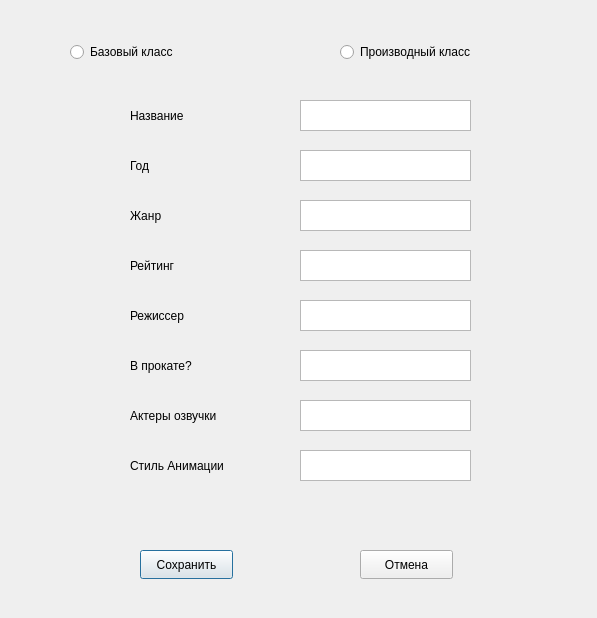
<?xml version="1.0" encoding="UTF-8"?>
<ui version="4.0">
 <class>AddDialog</class>
 <widget class="QDialog" name="AddDialog">
  <property name="geometry">
   <rect>
    <x>0</x>
    <y>0</y>
    <width>597</width>
    <height>618</height>
   </rect>
  </property>
  <property name="windowTitle">
   <string>Dialog</string>
  </property>
  <widget class="QLabel" name="label_4">
   <property name="geometry">
    <rect>
     <x>130</x>
     <y>250</y>
     <width>111</width>
     <height>31</height>
    </rect>
   </property>
   <property name="layoutDirection">
    <enum>Qt::LayoutDirection::LeftToRight</enum>
   </property>
   <property name="styleSheet">
    <string notr="true">font: 11pt &quot;Segoe UI&quot;;</string>
   </property>
   <property name="text">
    <string>Рейтинг</string>
   </property>
   <property name="textFormat">
    <enum>Qt::TextFormat::AutoText</enum>
   </property>
  </widget>
  <widget class="QLabel" name="label_6">
   <property name="geometry">
    <rect>
     <x>130</x>
     <y>350</y>
     <width>111</width>
     <height>31</height>
    </rect>
   </property>
   <property name="layoutDirection">
    <enum>Qt::LayoutDirection::LeftToRight</enum>
   </property>
   <property name="styleSheet">
    <string notr="true">font: 11pt &quot;Segoe UI&quot;;</string>
   </property>
   <property name="text">
    <string>В прокате?</string>
   </property>
   <property name="textFormat">
    <enum>Qt::TextFormat::AutoText</enum>
   </property>
  </widget>
  <widget class="QTextEdit" name="textEdit_3">
   <property name="geometry">
    <rect>
     <x>300</x>
     <y>200</y>
     <width>171</width>
     <height>31</height>
    </rect>
   </property>
  </widget>
  <widget class="QTextEdit" name="textEdit">
   <property name="geometry">
    <rect>
     <x>300</x>
     <y>100</y>
     <width>171</width>
     <height>31</height>
    </rect>
   </property>
  </widget>
  <widget class="QTextEdit" name="textEdit_6">
   <property name="geometry">
    <rect>
     <x>300</x>
     <y>350</y>
     <width>171</width>
     <height>31</height>
    </rect>
   </property>
  </widget>
  <widget class="QLabel" name="label_3">
   <property name="geometry">
    <rect>
     <x>130</x>
     <y>200</y>
     <width>111</width>
     <height>31</height>
    </rect>
   </property>
   <property name="layoutDirection">
    <enum>Qt::LayoutDirection::LeftToRight</enum>
   </property>
   <property name="styleSheet">
    <string notr="true">font: 11pt &quot;Segoe UI&quot;;</string>
   </property>
   <property name="text">
    <string>Жанр</string>
   </property>
   <property name="textFormat">
    <enum>Qt::TextFormat::AutoText</enum>
   </property>
  </widget>
  <widget class="QTextEdit" name="textEdit_7">
   <property name="geometry">
    <rect>
     <x>300</x>
     <y>400</y>
     <width>171</width>
     <height>31</height>
    </rect>
   </property>
  </widget>
  <widget class="QLabel" name="label_7">
   <property name="geometry">
    <rect>
     <x>130</x>
     <y>400</y>
     <width>131</width>
     <height>31</height>
    </rect>
   </property>
   <property name="layoutDirection">
    <enum>Qt::LayoutDirection::LeftToRight</enum>
   </property>
   <property name="styleSheet">
    <string notr="true">font: 11pt &quot;Segoe UI&quot;;</string>
   </property>
   <property name="text">
    <string>Актеры озвучки</string>
   </property>
   <property name="textFormat">
    <enum>Qt::TextFormat::AutoText</enum>
   </property>
  </widget>
  <widget class="QTextEdit" name="textEdit_4">
   <property name="geometry">
    <rect>
     <x>300</x>
     <y>250</y>
     <width>171</width>
     <height>31</height>
    </rect>
   </property>
  </widget>
  <widget class="QTextEdit" name="textEdit_2">
   <property name="geometry">
    <rect>
     <x>300</x>
     <y>150</y>
     <width>171</width>
     <height>31</height>
    </rect>
   </property>
  </widget>
  <widget class="QLabel" name="label_8">
   <property name="geometry">
    <rect>
     <x>130</x>
     <y>450</y>
     <width>141</width>
     <height>31</height>
    </rect>
   </property>
   <property name="layoutDirection">
    <enum>Qt::LayoutDirection::LeftToRight</enum>
   </property>
   <property name="styleSheet">
    <string notr="true">font: 11pt &quot;Segoe UI&quot;;</string>
   </property>
   <property name="text">
    <string>Стиль Анимации</string>
   </property>
   <property name="textFormat">
    <enum>Qt::TextFormat::AutoText</enum>
   </property>
  </widget>
  <widget class="QTextEdit" name="textEdit_8">
   <property name="geometry">
    <rect>
     <x>300</x>
     <y>450</y>
     <width>171</width>
     <height>31</height>
    </rect>
   </property>
  </widget>
  <widget class="QTextEdit" name="textEdit_5">
   <property name="geometry">
    <rect>
     <x>300</x>
     <y>300</y>
     <width>171</width>
     <height>31</height>
    </rect>
   </property>
  </widget>
  <widget class="QLabel" name="label_2">
   <property name="geometry">
    <rect>
     <x>130</x>
     <y>150</y>
     <width>111</width>
     <height>31</height>
    </rect>
   </property>
   <property name="layoutDirection">
    <enum>Qt::LayoutDirection::LeftToRight</enum>
   </property>
   <property name="styleSheet">
    <string notr="true">font: 11pt &quot;Segoe UI&quot;;</string>
   </property>
   <property name="text">
    <string>Год</string>
   </property>
   <property name="textFormat">
    <enum>Qt::TextFormat::AutoText</enum>
   </property>
  </widget>
  <widget class="QLabel" name="label_5">
   <property name="geometry">
    <rect>
     <x>130</x>
     <y>300</y>
     <width>111</width>
     <height>31</height>
    </rect>
   </property>
   <property name="layoutDirection">
    <enum>Qt::LayoutDirection::LeftToRight</enum>
   </property>
   <property name="styleSheet">
    <string notr="true">font: 11pt &quot;Segoe UI&quot;;</string>
   </property>
   <property name="text">
    <string>Режиссер</string>
   </property>
   <property name="textFormat">
    <enum>Qt::TextFormat::AutoText</enum>
   </property>
  </widget>
  <widget class="QLabel" name="label">
   <property name="geometry">
    <rect>
     <x>130</x>
     <y>100</y>
     <width>111</width>
     <height>31</height>
    </rect>
   </property>
   <property name="layoutDirection">
    <enum>Qt::LayoutDirection::LeftToRight</enum>
   </property>
   <property name="styleSheet">
    <string notr="true">font: 11pt &quot;Segoe UI&quot;;</string>
   </property>
   <property name="text">
    <string>Название</string>
   </property>
   <property name="textFormat">
    <enum>Qt::TextFormat::AutoText</enum>
   </property>
  </widget>
  <widget class="QRadioButton" name="radioButton_base">
   <property name="geometry">
    <rect>
     <x>70</x>
     <y>40</y>
     <width>151</width>
     <height>24</height>
    </rect>
   </property>
   <property name="styleSheet">
    <string notr="true">font: 11pt &quot;Segoe UI&quot;;</string>
   </property>
   <property name="text">
    <string>Базовый класс</string>
   </property>
  </widget>
  <widget class="QRadioButton" name="radioButton_proizvod">
   <property name="geometry">
    <rect>
     <x>340</x>
     <y>40</y>
     <width>191</width>
     <height>24</height>
    </rect>
   </property>
   <property name="styleSheet">
    <string notr="true">font: 11pt &quot;Segoe UI&quot;;</string>
   </property>
   <property name="text">
    <string>Производный класс</string>
   </property>
  </widget>
  <widget class="QPushButton" name="pushButton_save">
   <property name="geometry">
    <rect>
     <x>140</x>
     <y>550</y>
     <width>93</width>
     <height>29</height>
    </rect>
   </property>
   <property name="text">
    <string>Сохранить</string>
   </property>
  </widget>
  <widget class="QPushButton" name="pushButton_cancel">
   <property name="geometry">
    <rect>
     <x>360</x>
     <y>550</y>
     <width>93</width>
     <height>29</height>
    </rect>
   </property>
   <property name="text">
    <string>Отмена</string>
   </property>
  </widget>
 </widget>
 <resources/>
 <connections/>
</ui>
